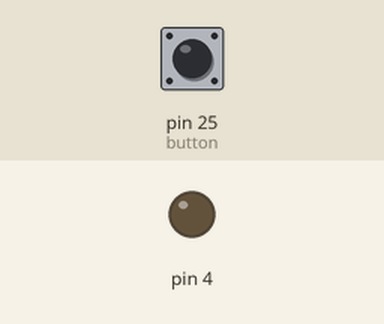
The program below on a simulated Raspberry Pi (wiringPi pin numbers). Parts: output pins drawn as LEDs (lit = HIGH). The test bench sets the inputs (shaded band); at power-on: pin 25 (button) LOW. Pin numbers are wiringPi numbers.

Above: at 1.2 s.
1.3 s: pin 25 (button) pulled HIGH for 0.15 s
At 1.4 s:
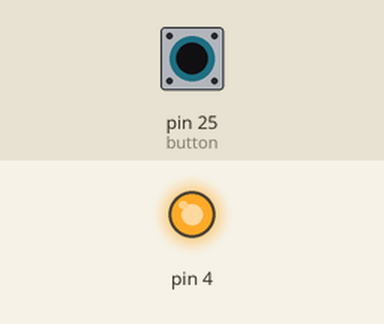
3.0 s: pin 25 (button) pulled HIGH for 3.2 s
At 7.4 s:
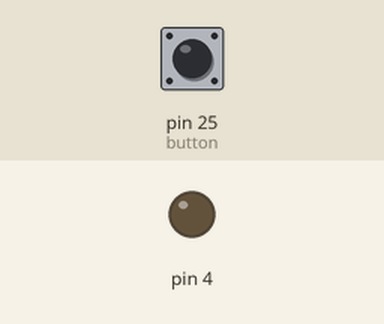
Timing chart, 0 to 8.9 s (numbered marks = the images above; inputs shaded):
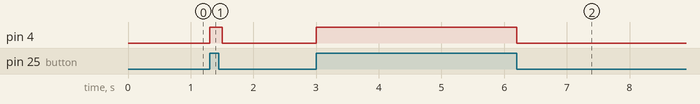

The program:

05_combining_led_button.py
```python
import wiringpi
from time import sleep

class Button(object):
  def __init__(self, pin):
    self.pinNumber = pin
    wiringpi.wiringPiSetup()    # Use WiringPi numbering
    wiringpi.pinMode(self.pinNumber, 0)        # Set button pin to 0 ( INPUT )

  def get_state(self):
    return wiringpi.digitalRead(self.pinNumber)

class Led(object):
  def __init__(self, pin):
    self.pinNumber = pin
    wiringpi.wiringPiSetup()    # Use WiringPi numbering
    wiringpi.pinMode(self.pinNumber, 1) # As output
    self.off()

  def on(self):
    self.set_state(True)

  def off(self):
    self.set_state(False)

  def toggle(self):
    self.set_state(not self.get_state())

  def set_state(self, state):
    self.isOn = state
    wiringpi.digitalWrite(self.pinNumber, state)   # Write state to LED pin

  def get_state(self):
    return self.isOn

# The main program
led = Led(4)
button = Button(25)

while True:
  led.set_state(button.get_state())
  sleep(0.1)
```

Measured:
- after the input at 1.3 s, pin 4: LOW → HIGH at once, → LOW 0.20 s later
- after the input at 3.0 s, pin 4: LOW → HIGH at once, → LOW 3.2 s later
